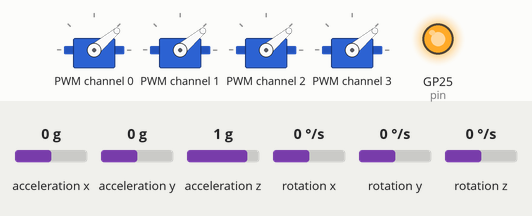
Recording of a program running on a simulated Raspberry Pi Pico running MicroPython. Shown: 4 × servo, output pins drawn as LEDs (lit = HIGH). Inputs (shaded band) come from the test bench; at power-on: acceleration x 0 g, acceleration y 0 g, acceleration z 1 g, rotation x 0 °/s, rotation y 0 °/s, rotation z 0 °/s.

Above: at 0.4 s.
At 30.4 s:
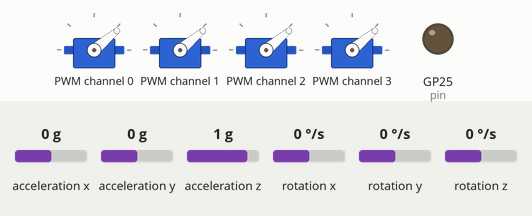
Timing chart, 0 to 31.9 s (numbered marks = the images above):
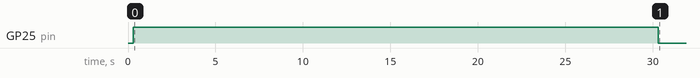

The program:

main.py
```python
from pca9685 import PCA9685
import time
from machine import Pin, I2C, UART
from imu import MPU6050
from servo import Servos

# Define motor pins
FRIndex = 0
FLIndex = 3
BLIndex = 2
BRIndex = 1

#Defins the speed of the motors
Base_Speed = 40

pin = Pin("LED", Pin.OUT)
uart = UART(1, baudrate=9600, timeout=2)
uart.init(bits=8, parity=None, stop=1, rx=Pin(5), tx=Pin(4))  # Adjust the RX and TX pin numbers as per your Pico setup

# Initialize PCA9685 Board
id = 0
pcai2c = I2C(id, sda=Pin(0), scl=Pin(1))

pca = PCA9685(pcai2c)
servo = Servos(pcai2c)

# Initialize MPU6050 on I2C 0
mpui2c = I2C(1, sda=Pin(2), scl=Pin(3), freq=400000)
mpu = MPU6050(mpui2c)

# PID controller gains
Kp = 0.5
Ki = 0.1
Kd = 0.1

# Setpoint (target) values
target_pitch = 0.0
target_roll = 0.0
target_yaw = 0.0

# Initialize error and integral variables
error_sum_pitch = 0.0
error_sum_roll = 0.0
error_sum_yaw = 0.0
last_error_pitch = 0.0
last_error_roll = 0.0
last_error_yaw = 0.0

def ReadComputer():
    global Base_Speed, target_pitch, target_roll, target_yaw

    data = uart.readline()

    if data:
        received_data = str(data, 'utf-8').strip()
        variables = received_data.split(',')

        if len(variables) == 4:
            for var in variables:
                if var.startswith('M:'):
                    Base_Speed = int(var.split(':')[1])
                elif var.startswith('P:'):
                    target_pitch = int(var.split(':')[1])
                elif var.startswith('R:'):
                    target_roll = int(var.split(':')[1])
                elif var.startswith('Y:'):
                    target_yaw = int(var.split(':')[1])

# Arm Motors
servo.position(index=FRIndex, degrees=Base_Speed)
time.sleep(.1)
servo.position(index=BRIndex, degrees=Base_Speed)
time.sleep(.1)
servo.position(index=BLIndex, degrees=Base_Speed)
time.sleep(.1)
servo.position(index=FLIndex, degrees=Base_Speed)

pin.toggle()
time.sleep(30)
pin.toggle()

# Main loop
while True:
    #Reads the data from the Computer
    ReadComputer()

    # Calculate errors
    error_pitch = target_pitch - mpu.accel.y*100
    error_roll = target_roll - mpu.accel.x*100
    error_yaw = target_yaw - mpu.gyro.z

    # Calculate PID control signals
    control_signal_pitch = Kp * error_pitch + Ki * error_sum_pitch + Kd * (error_pitch - last_error_pitch)
    control_signal_roll = Kp * error_roll + Ki * error_sum_roll + Kd * (error_roll - last_error_roll)
    control_signal_yaw = Kp * error_yaw + Ki * error_sum_yaw + Kd * (error_yaw - last_error_yaw)

    # Calculate motor speeds with limits
    motor_speed_1 = min(max(Base_Speed - control_signal_pitch + control_signal_roll - control_signal_yaw, 40), 150)
    motor_speed_2 = min(max(Base_Speed - control_signal_pitch - control_signal_roll + control_signal_yaw, 40), 150)
    motor_speed_3 = min(max(Base_Speed + control_signal_pitch - control_signal_roll - control_signal_yaw, 40), 150)
    motor_speed_4 = min(max(Base_Speed + control_signal_pitch + control_signal_roll + control_signal_yaw, 40), 150)

    # Set motor speeds
    servo.position(index=FRIndex, degrees=motor_speed_1)
    servo.position(index=FLIndex, degrees=motor_speed_2)
    servo.position(index=BLIndex, degrees=motor_speed_3)
    servo.position(index=BRIndex, degrees=motor_speed_4)

    # Update error and integral variables
    error_sum_pitch += error_pitch
    error_sum_roll += error_roll
    error_sum_yaw += error_yaw
    last_error_pitch = error_pitch
    last_error_roll = error_roll
    last_error_yaw = error_yaw

    # Delay before the next iteration
    time.sleep(0.2)
```
